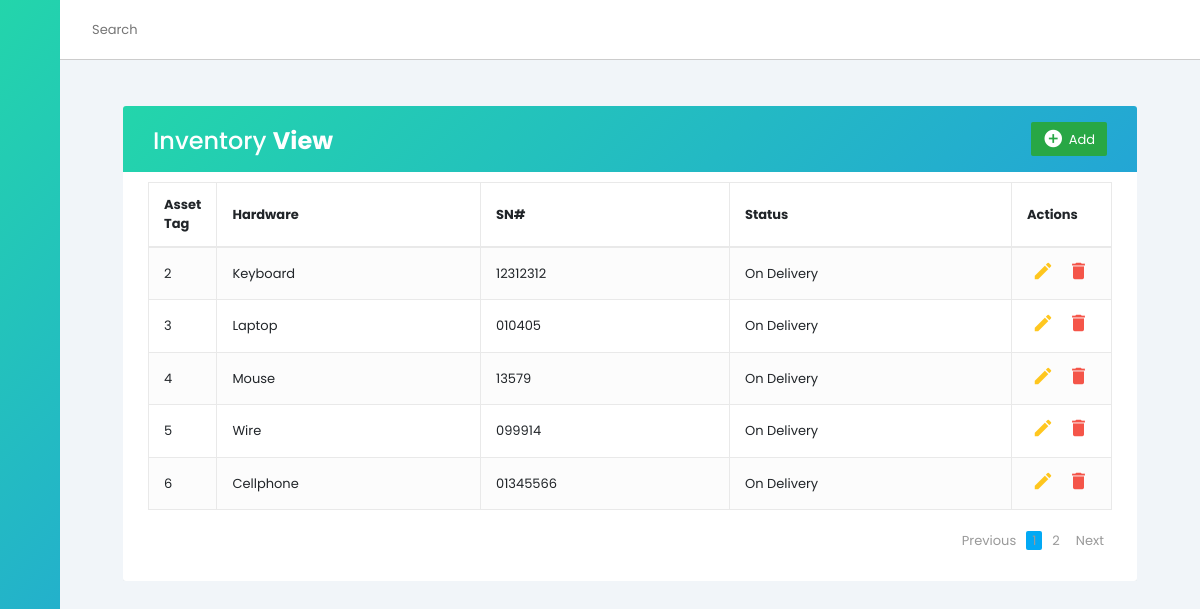
Page /Inventory.php on the committed database.
### tables this page shows
CREATE TABLE `asset` (
  `id` int(11) NOT NULL,
  `tag` int(11) NOT NULL,
  `hardware` varchar(30) NOT NULL,
  `snum` varchar(30) NOT NULL,
  `stat` varchar(60) NOT NULL
);

### Inventory.php (the view, shortened to what this page needs)
<!DOCTYPE html>
<html lang="en">
<head>
  <link rel="stylesheet" href="https://cdn.jsdelivr.net/gh/lykmapipo/themify-icons@0.1.2/css/themify-icons.css">
  <link rel="stylesheet" href="https://stackpath.bootstrapcdn.com/bootstrap/4.5.0/css/bootstrap.min.css">
  <link rel="stylesheet" href="https://maxcdn.bootstrapcdn.com/font-awesome/4.7.0/css/font-awesome.min.css">
  <link rel="stylesheet" href="Style.css">
</head>
<body>
  <div class="sidebar">
    <div class="sidebar-header">
    </div>
    <div class="sidebar-menu">
      <ul>
      </ul>
    </div>
  </div>
  <div class="main-content">
    <header>
      <div class="search-wrapper">
        <input type="search" placeholder="Search">
      </div>
      <div class="social-icons">
        <div></div>
      </div>
    </header>
    <main>
      <div class="container-xl">
        <div class="table-responsive">
          <div class="table-wrapper">
            <div class="table-title">
              <div class="row">
                <div class="col-sm-6">
                  <h2>Inventory <b>View</b></h2>
                </div>
                <div class="col-sm-6">
                  <a href="#addModal" class="btn btn-success" data-toggle="modal"><i class="material-icons">&#xE147;</i> <span>Add</span></a>
                </div>
              </div>
            </div>
            <table class="table table-striped table-hover">
              <thead>
                <tr>
                  <th>Asset Tag</th>
                  <th>Hardware</th>
                  <th>SN#</th>
                  <th>Status</th>
                  <th>Actions</th>
                </tr>
              </thead>
              <tbody>
                <?php
                $host = "localhost";
                $user = "root";
                $pass = "";
                $db = "jaka";
                $conn = mysqli_connect($host, $user, $pass, $db);
                $results_per_page = 5;
                if (!isset($_GET['page'])) {
                  $page = 1;
                } else {
                  $page = $_GET['page'];
                }
                $this_page_first_result = ($page - 1) * $results_per_page;
                $sql = "SELECT * FROM asset ORDER BY tag ASC LIMIT " . $this_page_first_result . ',' . $results_per_page;
                $result = mysqli_query($conn, $sql);
                if ($result->num_rows > 0) {
                  while ($row = $result->fetch_assoc()) {
                    $tag = $row["tag"];
                    $hardware = $row["hardware"];
                    $serialnum = $row["snum"];
                    $status = $row["stat"];
                    echo "<tr>";
                    echo "<td>$tag</td>";
                    echo "<td>$hardware</td>";
                    echo "<td>$serialnum</td>";
                    echo "<td>$status</td>";
                    echo '<td>
							<a href="#editModal_' . $tag . '" class="edit" data-toggle="modal"><i class="material-icons" data-toggle="tooltip" title="Edit">&#xE254;</i></a>
							<a href="#deleteModal_' . $tag . '" class="delete" data-toggle="modal"><i class="material-icons" data-toggle="tooltip" title="Delete">&#xE872;</i></a>
						</td>';
                    echo "</tr>";
                  }
                } else {
                  echo "0 results";
                }
                ?>
              </tbody>
            </table>
            <?php
            $host = "localhost";
            $user = "root";
            $pass = "";
            $db = "jaka";
            $conn = mysqli_connect($host, $user, $pass, $db);
            $sql = "SELECT * FROM asset";
            $result = mysqli_query($conn, $sql);
            $number_of_results = mysqli_num_rows($result);
            $number_of_pages = ceil($number_of_results / $results_per_page);
            if (!isset($_GET['page'])) {
              $page = 1;
            } else {
              $page = $_GET['page'];
            }
            echo '<div class="clearfix">
			<ul class="pagination">';
            $previous_page = $page - 1;
            if ($page != 1)
              echo '<li class="page-item"><a href="Inventory.php?page=' . $previous_page . '">Previous</a></li>';
            else
              echo '<li class="page-item disabled"><a href="#">Previous</a></li>';
            if (!isset($_GET['page'])) {
              $url_page = 1;
            } else {
              $url_page = $_GET['page'];
            }
            for ($page = 1; $page <= $number_of_pages; $page++) {
              if ($page == $url_page)
                echo '<li class="page-item active"><a href="Inventory.php?page=' . $page . '">' . $page . '</a></li>';
              else
                echo '<li class="page-item"><a href="Inventory.php?page=' . $page . '">' . $page . '</a></li>';
            }
            $next_page = $url_page + 1;
            if ($number_of_pages != $url_page)
              echo '<li class="page-item"><a href="Inventory.php?page=' . $next_page . '">Next</a></li>';
            else
              echo '<li class="page-item disabled"><a href="#">Next</a></li>';
            echo '</ul></div>';
            ?>
          </div>
        </div>
      </div>
  </div>
</body>
</html>
</body>
</html>

### Style.css (style rules this page uses)
:root { --main-color: linear-gradient(-45deg, #23a6d5, #23d5ab); --color-dark: #1D2231; --text-grey: #8390A2; }
* { font-family: 'Poppins', sans-serif; margin: 0; padding: 0; text-decoration: none; list-style-type: none; box-sizing: border-box; }
.sidebar { height: 100%; width: 240px; position: fixed; left: 0; top: 0; z-index: 100; background: var(--main-color); color: #fff; overflow-y: auto; transition: width 500ms; }
.sidebar-header { display: flex; justify-content: space-between; align-items: center; height: 60px; padding: 0rem 1rem; }
.sidebar-menu { padding: 1rem; }
.main-content { position: relative; margin-left: 240px; transition: margin-left 500ms; }
header { position: fixed; left: 240px; top: 0; z-index: 100; width: calc(100% - 240px); background: #fff; height: 60px; padding: 0rem 1rem; display: flex; align-items: center; justify-content: space-between; border-bottom: 1px solid #ccc; transition: left 500ms; }
.search-wrapper { display: flex; align-items: center; }
.search-wrapper input { border: 0; outline: 0; padding: 1rem; height: 38px; }
.social-icons { display: flex; align-items: center; }
.social-icons span, .social-icons div { margin-left: 1.2rem; }
.social-icons div { height: 38px; width: 38px; background-size: cover; background-repeat: no-repeat; background-image: url(img/1.jpg); border-radius: 50%; }
main { margin-top: 60px; background: #f1f5f9; min-height: 90vh; padding: 1rem 3rem; }
.table-responsive { overflow-x: auto; }
@media only screen and (max-width: 1200px) { .sidebar { width: 60px; z-index: 150; } }
@media only screen and (max-width: 1200px) { .sidebar .sidebar-header, .sidebar li { display: flex; justify-content: center; } }
@media only screen and (max-width: 1200px) { .main-content { margin-left: 60px; } }
@media only screen and (max-width: 1200px) { .main-content header { left: 60px; width: calc(100% - 60px); } }
table, th, td { border: 1px solid gray; border-collapse: collapse; }
th, td { padding: 5px; text-align: left; }

### Inventory.php (style rules this page uses)
body { color: #566787; background: #f5f5f5; font-family: 'Varela Round', sans-serif; font-size: 13px; }
.table-responsive { margin: 30px 0; }
.table-wrapper { background: #fff; padding: 20px 25px; border-radius: 3px; min-width: 1000px; box-shadow: 0 1px 1px rgba(0, 0, 0, .05); }
.table-title { padding-bottom: 15px; background: linear-gradient(-45deg, #23a6d5, #23d5ab); color: #fff; padding: 16px 30px; min-width: 100%; margin: -20px -25px 10px; border-radius: 3px 3px 0 0; }
.table-title h2 { margin: 5px 0 0; font-size: 24px; }
.table-title .btn { color: #fff; float: right; font-size: 13px; border: none; min-width: 50px; border-radius: 2px; border: none; outline: none !important; margin-left: 10px; }
.table-title .btn i { float: left; font-size: 21px; margin-right: 5px; }
.table-title .btn span { float: left; margin-top: 2px; }
table.table tr th, table.table tr td { border-color: #e9e9e9; padding: 12px 15px; vertical-align: middle; }
table.table tr th:first-child { width: 60px; }
table.table tr th:last-child { width: 100px; }
table.table-striped tbody tr:nth-of-type(odd) { background-color: #fcfcfc; }
table.table td:last-child i { opacity: 0.9; font-size: 22px; margin: 0 5px; }
table.table td a { font-weight: bold; color: #566787; display: inline-block; text-decoration: none; outline: none !important; }
table.table td a.edit { color: #FFC107; }
table.table td a.delete { color: #F44336; }
table.table td i { font-size: 19px; }
.pagination { float: right; margin: 0 0 5px; }
.pagination li a { border: none; font-size: 13px; min-width: 30px; min-height: 30px; color: #999; margin: 0 2px; line-height: 30px; border-radius: 2px !important; text-align: center; padding: 0 6px; }
.pagination li.active a, .pagination li.active a.page-link { background: #03A9F4; }

### rows in the picture
asset: tag "2", hardware "Keyboard", snum "12312312", stat "On Delivery"
asset: tag "3", hardware "Laptop", snum "010405", stat "On Delivery"
asset: tag "4", hardware "Mouse", snum "13579", stat "On Delivery"
asset: tag "5", hardware "Wire", snum "099914", stat "On Delivery"
asset: tag "6", hardware "Cellphone", snum "01345566", stat "On Delivery"
